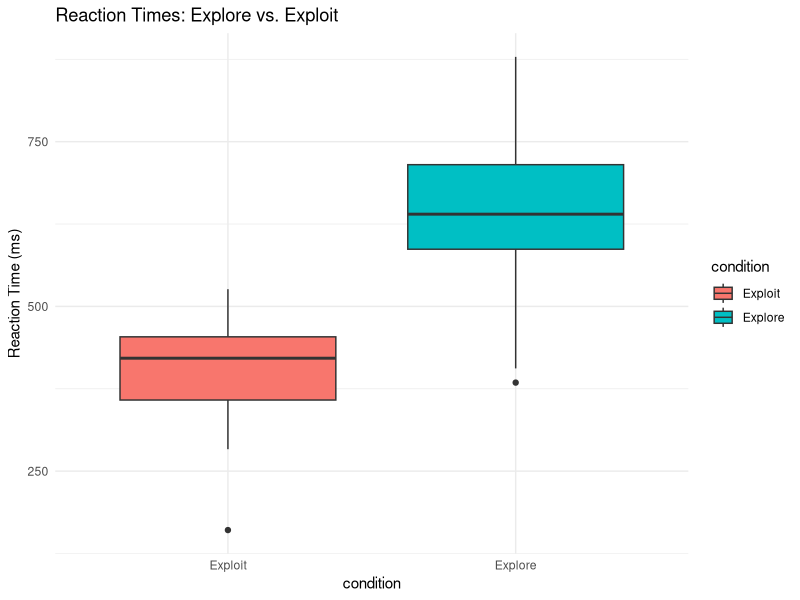

Write the R code that produced this figure.
# Load tidyverse
library(tidyverse)

# Simulate some RTs on an explore-exploit task
set.seed(42)
task_data <- tibble(
  trial = 1:100,
  condition = rep(c("Explore", "Exploit"), each = 50),
  rt_ms = c(rnorm(50, mean = 650, sd = 100), rnorm(50, mean = 400, sd = 80))
)

# Look at the first few rows
head(task_data)

# Plot the results
ggplot(task_data, aes(x = condition, y = rt_ms, fill = condition)) +
  geom_boxplot() +
  theme_minimal() +
  labs(title = "Reaction Times: Explore vs. Exploit", y = "Reaction Time (ms)")
